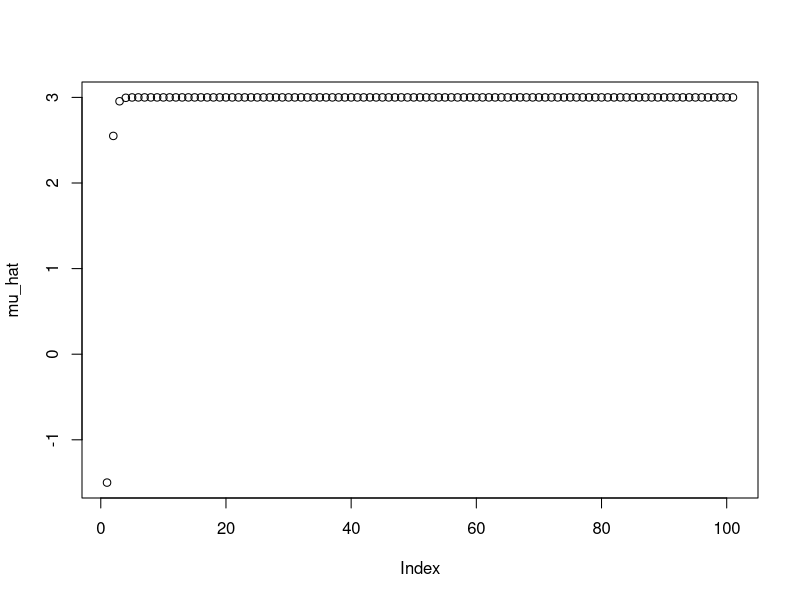
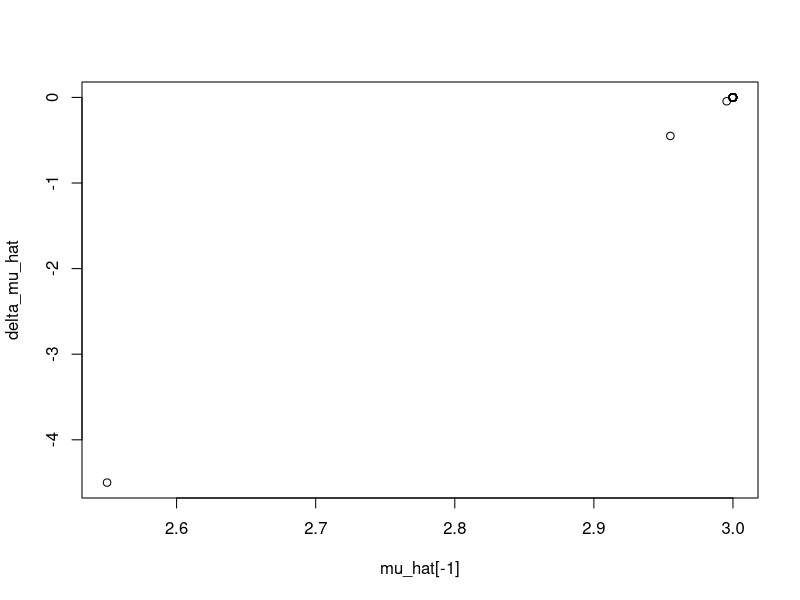

The R source for these figures, in order:
## R_Demo_AML_neuralnet_gradiant_decent_mu.R
##########################################################################
## INSTRUCTOR: Christopher Fariss
## COURSE NAME: Advanced Computational Methods for Social Media and Textual Data (3B)
## University of Essex Summer School 2023
##
## Date: 2023-08-13
##
## Please e-mail me if you find any errors or have and suggestions (either email is fine)
## e-mail: cjf0006@gmail.com
## e-mail: cjfariss@umich.edu
##########################################################################
## Introduction to tutorial:
##
## Overview of Gradient Decent for a model with one parameter for a mean.
##
## Gradient decent is an iterative process used to find the best parameter value(s) in any model and especially a neural network.
##
##########################################################################





## load libraries
library(MASS)

## set learning rate this varies on the unit interval (0 to 1]
lr <- .2
lr <- .05
lr <- .9

y <- c(1,2,3,4,5)
##y <- rnorm(1000, pi, 1)
n <- length(y)

y
n


iterations <- 100

loss <- NA

mu_hat <- -1.5

y_hat <- matrix(NA, nrow=n, ncol=iterations)
y_error <- matrix(NA, nrow=n, ncol=iterations)

delta_mu_hat <- NA

## sequential iterations to evaluate loss function
for (j in 1:iterations){
    
    ## y_hat: calculate the predicted y_hat based on the best guess of mu
    
    y_hat[,j] <- mu_hat[j]
    
    ## residual: the difference between the predicted y (y_hat) and y is the error for y
    y_error[,j] <- y_hat[,j] - y
    
    ## loss: the estimated error is used to calculate the unexplained variance between y and y_hat, which is the sum of squared errors
    loss[j] <- sum(y_error[,j]^2)
    
    ## difference between current estimate and the unexplained differences, which is the method to calculate the gradient at that point
    delta_mu_hat[j] <- sum(y_error[,j])/n
    
    ## shift estimates along the gradient (+ function if y-y_hat; - function if y_hat-y)
    mu_hat[j+1] <- mu_hat[j] - (lr*delta_mu_hat[j])
}

mu_hat[length(mu_hat)]

plot(mu_hat)

plot(mu_hat[-1], delta_mu_hat)
